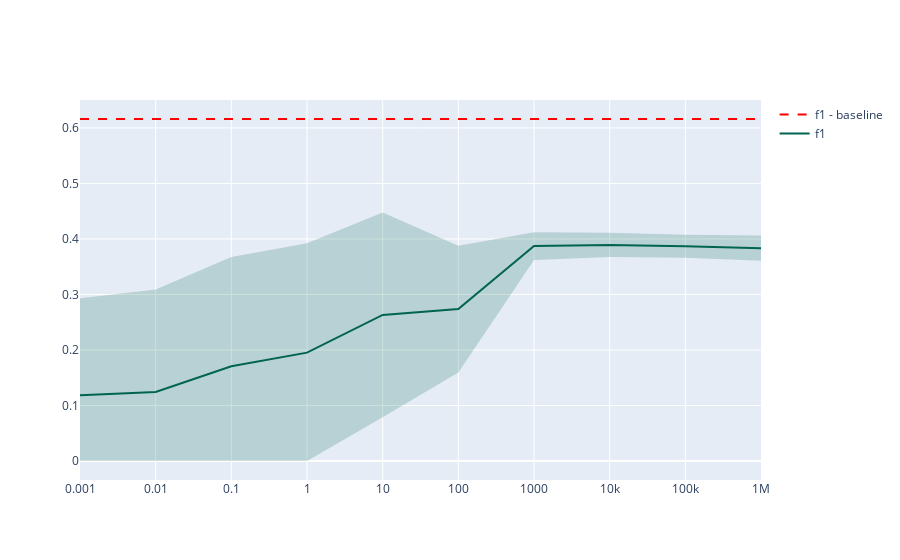

The cell this chart's notebook holds for it:
### Markdown cell above
# Visual

### Code cell
x, y, y_std = list(avg_data.epsilon), avg_data[metric].to_numpy(), std_data[metric].to_numpy()
y_upper, y_lower = np.clip(list(y + y_std), None, 1).tolist(), np.clip(list(y - y_std), 0, None).tolist()

fig = go.Figure([
    go.Scatter(
        x=[x[0], x[-1]],
        y=[baseline, baseline],
        mode='lines',
        line=dict(color='red', dash='dash'),
        name=f"{metric} - baseline"
    ),
    go.Scatter(
        x=x,
        y=y,
        line=dict(color='rgb(0,100,80)'),
        mode='lines',
        name=metric
    ),
    go.Scatter(
        x=x+x[::-1], # x, then x reversed
        y=y_upper+y_lower[::-1], # upper, then lower reversed
        fill='toself',
        fillcolor='rgba(0,100,80,0.2)',
        line=dict(color='rgba(255,255,255,0)'),
        hoverinfo="skip",
        showlegend=False
    )
])

fig.update_xaxes(type="log")

fig.show()

### Figure 1 — Plotly figure (JSON) as saved in the notebook; plotly's stock layout.template omitted (floating-point values rounded to 4 significant figures)
{"data": [{"line": {"color": "red", "dash": "dash"}, "mode": "lines", "name": "f1 - baseline", "type": "scatter", "x": [0.001, 1000000], "y": [0.6161, 0.6161]}, {"line": {"color": "rgb(0,100,80)"}, "mode": "lines", "name": "f1", "type": "scatter", "x": [0.001, 0.01, 0.1, 1, 10, 100, 1000, 10000, 100000, 1000000], "y": [0.1182, 0.1242, 0.1708, 0.1952, 0.2631, 0.2736, 0.3872, 0.3892, 0.3868, 0.3834]}, {"fill": "toself", "fillcolor": "rgba(0,100,80,0.2)", "hoverinfo": "skip", "line": {"color": "rgba(255,255,255,0)"}, "showlegend": false, "type": "scatter", "x": [0.001, 0.01, 0.1, 1, 10, 100, 1000, 10000, 100000, 1000000, 1000000, 100000, 10000, 1000, 100, 10, 1, 0.1, 0.01, 0.001], "y": [0.293, 0.3089, 0.3674, 0.3921, 0.4475, 0.3877, 0.4122, 0.4112, 0.4074, 0.4062, 0.3605, 0.3662, 0.3673, 0.3621, 0.1595, 0.07875, 0, 0, 0, 0]}], "layout": {"xaxis": {"type": "log"}}}
